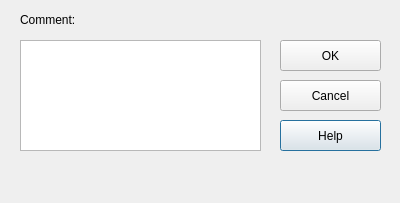
<?xml version="1.0" encoding="UTF-8"?>
<ui version="4.0">
 <class>checkInDialog</class>
 <widget class="QDialog" name="checkInDialog">
  <property name="geometry">
   <rect>
    <x>0</x>
    <y>0</y>
    <width>400</width>
    <height>203</height>
   </rect>
  </property>
  <property name="windowTitle">
   <string>Check In</string>
  </property>
  <widget class="QPushButton" name="helpButton">
   <property name="geometry">
    <rect>
     <x>280</x>
     <y>120</y>
     <width>101</width>
     <height>31</height>
    </rect>
   </property>
   <property name="text">
    <string>Help</string>
   </property>
  </widget>
  <widget class="QTextEdit" name="commentTextEdit">
   <property name="geometry">
    <rect>
     <x>20</x>
     <y>40</y>
     <width>241</width>
     <height>111</height>
    </rect>
   </property>
  </widget>
  <widget class="QLabel" name="label">
   <property name="geometry">
    <rect>
     <x>20</x>
     <y>10</y>
     <width>61</width>
     <height>20</height>
    </rect>
   </property>
   <property name="text">
    <string>Comment:</string>
   </property>
  </widget>
  <widget class="QPushButton" name="okButton">
   <property name="geometry">
    <rect>
     <x>280</x>
     <y>40</y>
     <width>101</width>
     <height>31</height>
    </rect>
   </property>
   <property name="text">
    <string>OK</string>
   </property>
  </widget>
  <widget class="QPushButton" name="cancelButton">
   <property name="geometry">
    <rect>
     <x>280</x>
     <y>80</y>
     <width>101</width>
     <height>31</height>
    </rect>
   </property>
   <property name="text">
    <string>Cancel</string>
   </property>
  </widget>
 </widget>
 <resources/>
 <connections/>
</ui>
